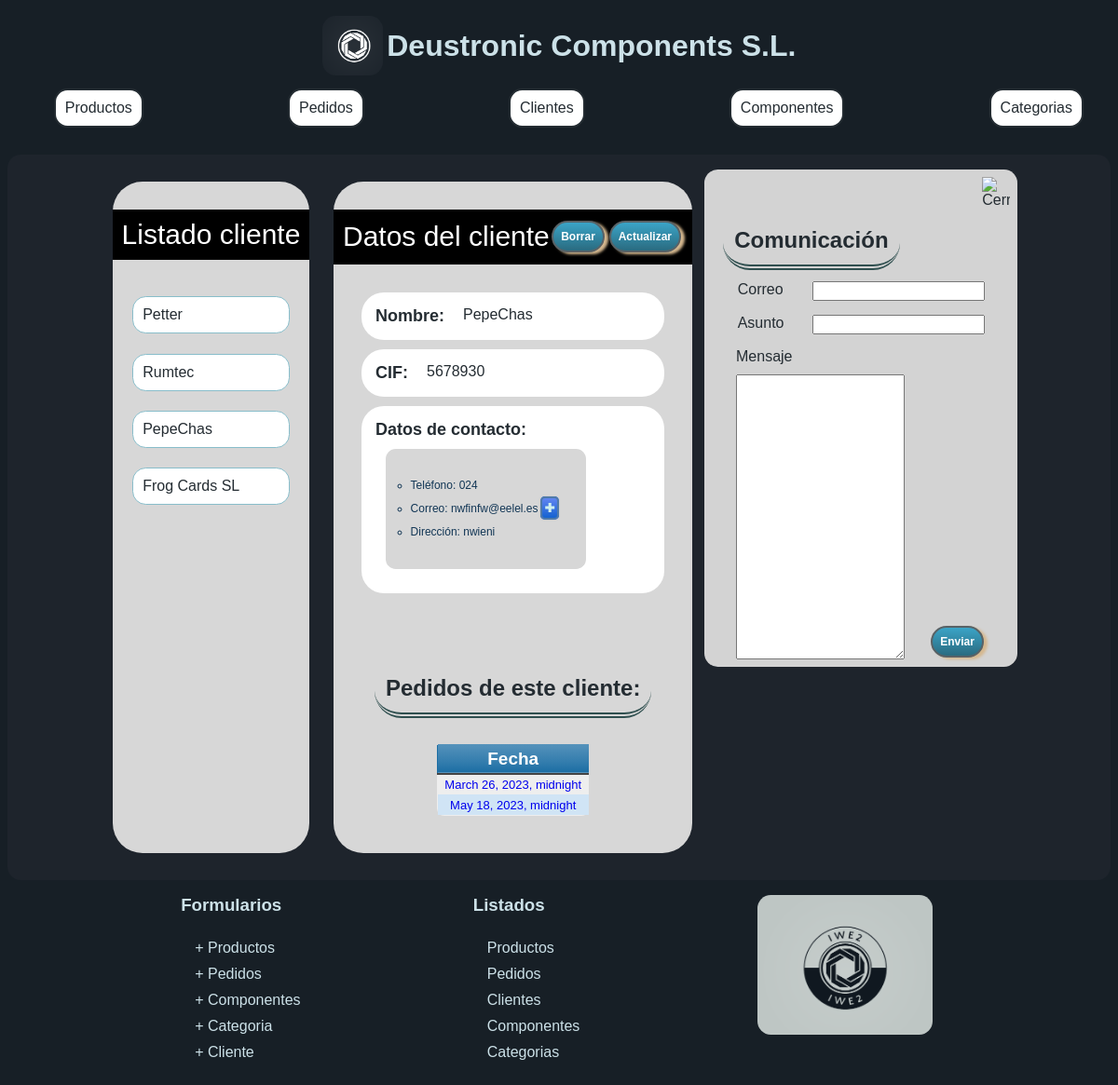
/appProyecto/clientes/6, run on the app's committed database.
### appProyecto/models.py (models this page shows, shortened)
class Cliente(models.Model):
    cif = models.CharField(max_length=100, unique=True)
    nombre = models.CharField(max_length=100)
    direccion = models.CharField(max_length=200)
    telefono = models.CharField(max_length=30)
    email = models.EmailField(max_length=200)

class Pedido(models.Model):
    id_cliente = models.ForeignKey(Cliente, on_delete=models.CASCADE)
    fecha = models.DateTimeField('Fecha de creacion')
    precio = models.FloatField(default=0)
    producto = models.ManyToManyField(Producto, through="Cantidad")

### appProyecto/views.py (the view)
class ClienteDetailView(DetailView):
    model = Cliente
    def get_context_data(self, **kwargs):
        context = super().get_context_data(**kwargs)
        context['pedidos'] = self.object.pedido_set.all()
        context['listaTodos'] = Cliente.objects.all()
        return context

### appProyecto/templates/appProyecto/cliente_detail.html (shortened to what this page needs)
{% extends "detalle.html" %}
{% block elemListado %} cliente {% endblock %}
{% block urlElemento %}
<a href="{% url 'detalle cliente' p.pk %}">
  <li>{{ p.nombre }}</li>
</a>
{% endblock %}
{% block detalle %}
<div class="tituloProducto">
  Datos del cliente
  <div class="barraBtn">
    <a href="/appProyecto/clientes/{{cliente.id}}/delete/" class="button">
      Borrar
    </a>
    <a href="/appProyecto/clientes/{{cliente.id}}/update/" class="button">
      Actualizar
    </a>
  </div>
</div>
<div class="datosProducto">
  <div class="propiedadProducto">
    <div class="tituloPropiedad">Nombre:</div> {{ cliente.nombre}}
  </div>
  <div class="propiedadProducto">
    <div class="tituloPropiedad">CIF: </div> {{ cliente.cif}}
  </div>
  <div class="propiedadProducto columnaFlex">
    <div class="tituloPropiedad">
      Datos de contacto:</div>
    <div class="lista">
      <ul>
        <li>
          Teléfono: {{ cliente.telefono}}
        </li>
        <li>
          Correo: {{ cliente.email}}<a id="correoCliente" class="buttonAccion">✚</a>
        </li>
        <li>
          Dirección: {{ cliente.direccion}}
        </li>
      </ul>
    </div>
  </div>
</div>
<div class="tablasList">
  <h2>Pedidos de este cliente:</h2>
{% if pedidos %}
<table class="blueTable">
  <thead>
    <tr>
      <th>Fecha</th>
    </tr>
  </thead>
  <tbody>
    {% for p in pedidos %}
    <tr>
      <td>
        <a href="{% url 'detalle pedido' p.pk %}"> {{ p.fecha }} </a>
      </td>
    </tr>
    {% endfor %}
  </tbody>
</table>
{% else %}
<div class="tituloPropiedad"> NO EXISTE NINGUN PRODUCTO CON ESTE COMPONENTE</div>
{% endif %}
</div>
{% endblock %}
{% block accion %}
{% load static %}
<div class="botonCerrar">
  <img src="{% static 'imagenes/btnCerrar.png' %}" alt="Cerrar">
</div>
  <h2>Comunicación</h2>
  <form method="post" action="{% url 'enviar email' %}" class="emailCliente">
    <div class="fila">
      <label for="idCorreo">Correo</label>
      <input type="email" name="correo" id="idCorreo">
    </div>
    <div class="fila">
      <label for="idAsunto">Asunto</label>
      <input type="text" name="asunto" id="idAsunto">
    </div>
    <div class="columna">
      <label for="idMensaje">Mensaje</label>
      <textarea id="idMensaje" name="mensaje" rows="20"></textarea>
    </div>
    <button type="submit">Enviar</button>
  </form>
{% endblock %}

### data on the page
Cliente: nombre "Petter"
Cliente: nombre "Rumtec"
Cliente: nombre "PepeChas", cif "5678930", telefono "024", email "nwfinfw@eelel.es", direccion "nwieni"
Cliente: nombre "Frog Cards SL"
Pedido: fecha "March 26, 2023, midnight"
Pedido: fecha "May 18, 2023, midnight"
